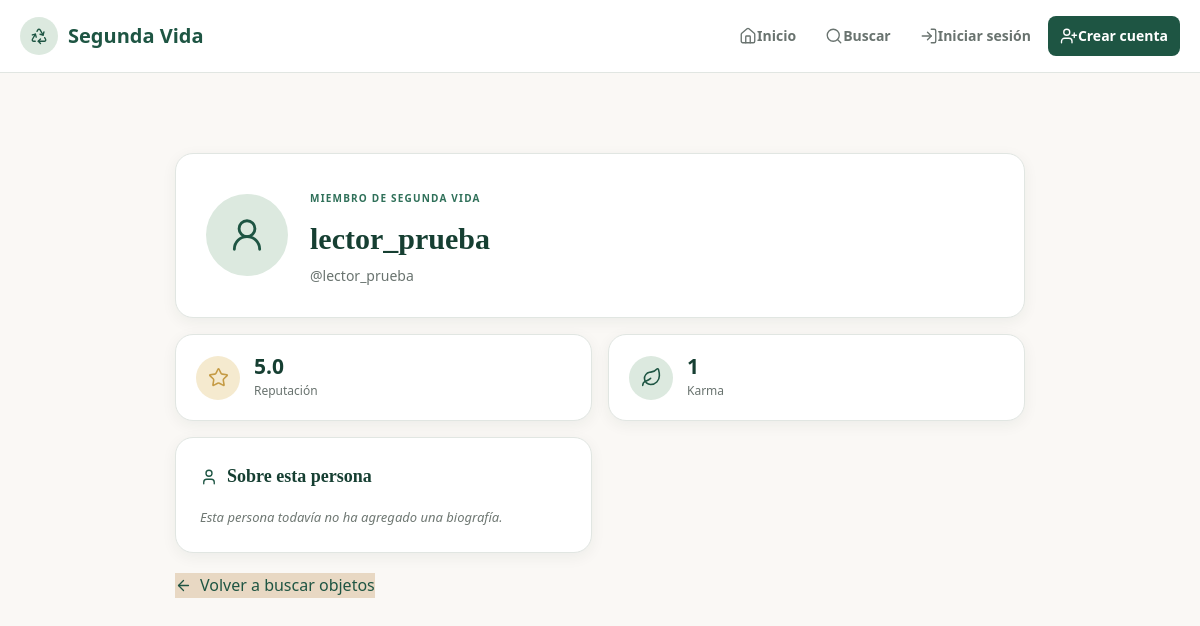
Screenshot of /perfil/lector_prueba/ with the database file from the repository.
### usuarios/models.py (models this page shows, shortened)
class Perfil(models.Model):
    usuario = models.OneToOneField(User, on_delete=models.CASCADE)
    nombre = models.CharField(max_length=100)
    telefono = models.CharField(max_length=20, blank=True)
    ubicacion = models.CharField(max_length=200, blank=True)
    biografia = models.TextField(blank=True)
    karma = models.IntegerField(default=0)
    reputacion = models.FloatField(default=5.0)

### usuarios/views.py (the view)
# urls.py: path("perfil/<str:username>/", perfil_publico, name="perfil_publico"),
def perfil_publico(request, username):
    usuario = get_object_or_404(
        User,
        username=username
    )
    perfil_usuario = get_object_or_404(
        Perfil,
        usuario=usuario
    )
    return render(
        request,
        "usuarios/perfil_publico.html",
        {
            "perfil": perfil_usuario
        }
    )

### usuarios/context_processors.py (called while the page is built)
def notificaciones_no_leidas(request):
    if request.user.is_authenticated:
        notificaciones = Notificacion.objects.filter(
            usuario=request.user
        ).order_by("-fecha")
        no_leidas = notificaciones.filter(
            leida=False
        ).count()
    else:
        notificaciones = Notificacion.objects.none()
        no_leidas = 0
    return {
        "notificaciones": notificaciones,
        "notificaciones_no_leidas": no_leidas,
    }

### templates/usuarios/perfil_publico.html (shortened to what this page needs)
{% extends "base.html" %}
{% block content %}
<section class="perfil-publico">
    <div class="perfil-publico-hero">
        <div class="perfil-publico-avatar">
            <i
                data-lucide="user-round"
                class="lucide-icon"
                aria-hidden="true"
            ></i>
        </div>
        <div class="perfil-publico-identidad">
            <span class="perfil-publico-etiqueta">
                MIEMBRO DE SEGUNDA VIDA
            </span>
            <h1>
                {{ perfil.nombre|default:perfil.usuario.username }}
            </h1>
            <p class="perfil-publico-usuario">
                @{{ perfil.usuario.username }}
            </p>
        </div>
    </div>
    <div class="perfil-publico-metricas">
        <div class="perfil-publico-metrica reputacion">
            <div class="metrica-icono">
                <i
                    data-lucide="star"
                    class="lucide-icon"
                    aria-hidden="true"
                ></i>
            </div>
            <div>
                <strong>{{ perfil.reputacion }}</strong>
                <span>Reputación</span>
            </div>
        </div>
        <div class="perfil-publico-metrica karma">
            <div class="metrica-icono">
                <i
                    data-lucide="leaf"
                    class="lucide-icon"
                    aria-hidden="true"
                ></i>
            </div>
            <div>
                <strong>{{ perfil.karma }}</strong>
                <span>Karma</span>
            </div>
        </div>
    </div>
    <div class="perfil-publico-contenido">
        <div class="perfil-publico-seccion">
            <div class="perfil-publico-seccion-titulo">
                <i
                    data-lucide="user"
                    class="lucide-icon"
                    aria-hidden="true"
                ></i>
                <h2>Sobre esta persona</h2>
            </div>
            {% if perfil.biografia %}
                <p class="perfil-publico-biografia">
                    {{ perfil.biografia }}
                </p>
            {% else %}
                <p class="perfil-publico-vacio">
                    Esta persona todavía no ha agregado una biografía.
                </p>
            {% endif %}
        </div>
    </div>
    <div class="perfil-publico-footer">
        <a
            href="{% url 'lista_objetos' %}"
            class="boton-secundario"
        >
            <i
                data-lucide="arrow-left"
                class="lucide-icon"
                aria-hidden="true"
            ></i>
            Volver a buscar objetos
        </a>
    </div>
</section>
{% endblock %}

### rows the page displays
Perfil: nombre "lector_prueba", usuario.username "lector_prueba", reputacion "5.0", karma "1"
